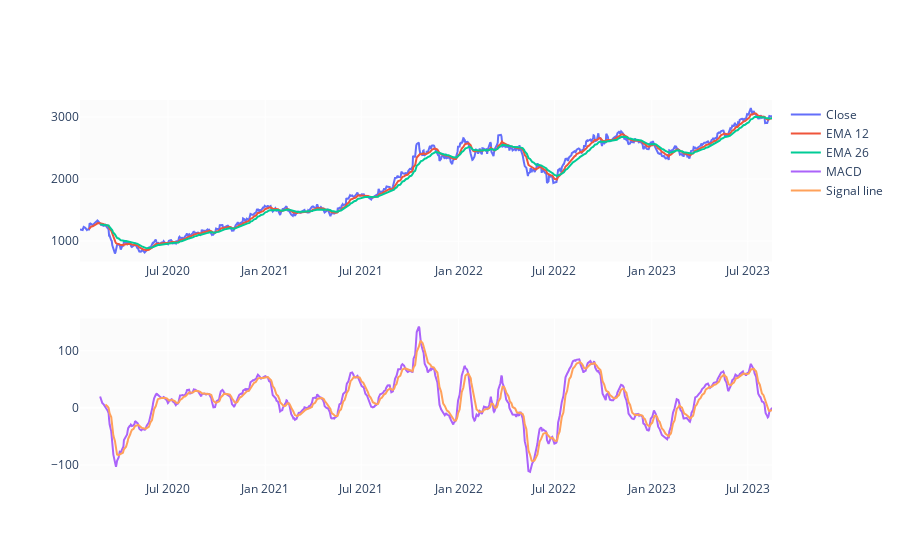

Notebook code cell kept with this figure:
### Code cell
EMA_12 = pd.Series(df['Close'].ewm(span=12, min_periods=12).mean())
EMA_26 = pd.Series(df['Close'].ewm(span=26, min_periods=26).mean())
df['MACD'] = pd.Series(EMA_12 - EMA_26)
df['MACD_signal'] = pd.Series(df.MACD.ewm(span=9, min_periods=9).mean())

fig = make_subplots(rows=2, cols=1)
fig.add_trace(go.Scatter(x=df.Date, y=df.Close, name='Close'), row=1, col=1)
fig.add_trace(go.Scatter(x=df.Date, y=EMA_12, name='EMA 12'), row=1, col=1)
fig.add_trace(go.Scatter(x=df.Date, y=EMA_26, name='EMA 26'), row=1, col=1)
fig.add_trace(go.Scatter(x=df.Date, y=df['MACD'], name='MACD'), row=2, col=1)
fig.add_trace(go.Scatter(x=df.Date, y=df['MACD_signal'], name='Signal line'), row=2, col=1)
fig.show()

### Figure 1 — Plotly figure (JSON) as saved in the notebook; plotly's stock layout.template omitted (floating-point values rounded to 4 significant figures; data arrays with more than 128 entries replaced by an {"elided": "..."} marker saying what was removed)
{"data": [{"name": "Close", "type": "scatter", "x": {"elided": "889 str values"}, "xaxis": "x", "y": {"elided": "889 float values"}, "yaxis": "y"}, {"name": "EMA 12", "type": "scatter", "x": {"elided": "889 str values"}, "xaxis": "x", "y": {"elided": "889 float values"}, "yaxis": "y"}, {"name": "EMA 26", "type": "scatter", "x": {"elided": "889 str values"}, "xaxis": "x", "y": {"elided": "889 float values"}, "yaxis": "y"}, {"name": "MACD", "type": "scatter", "x": {"elided": "889 str values"}, "xaxis": "x2", "y": {"elided": "889 float values"}, "yaxis": "y2"}, {"name": "Signal line", "type": "scatter", "x": {"elided": "889 str values"}, "xaxis": "x2", "y": {"elided": "889 float values"}, "yaxis": "y2"}], "layout": {"xaxis": {"anchor": "y", "domain": [0, 1]}, "xaxis2": {"anchor": "y2", "domain": [0, 1]}, "yaxis": {"anchor": "x", "domain": [0.575, 1]}, "yaxis2": {"anchor": "x2", "domain": [0, 0.425]}}}
